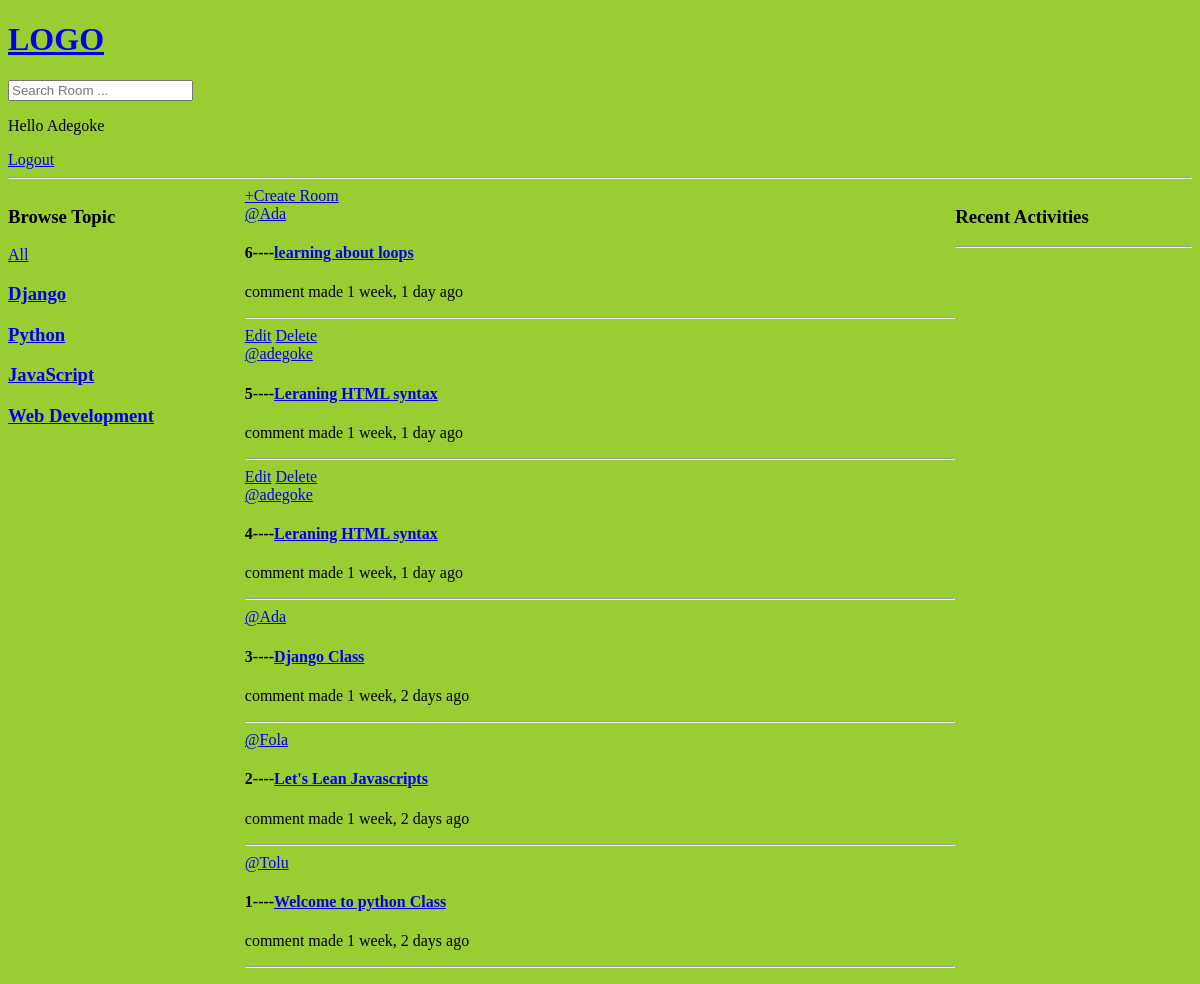
Before: / (signed in) with the older database file.
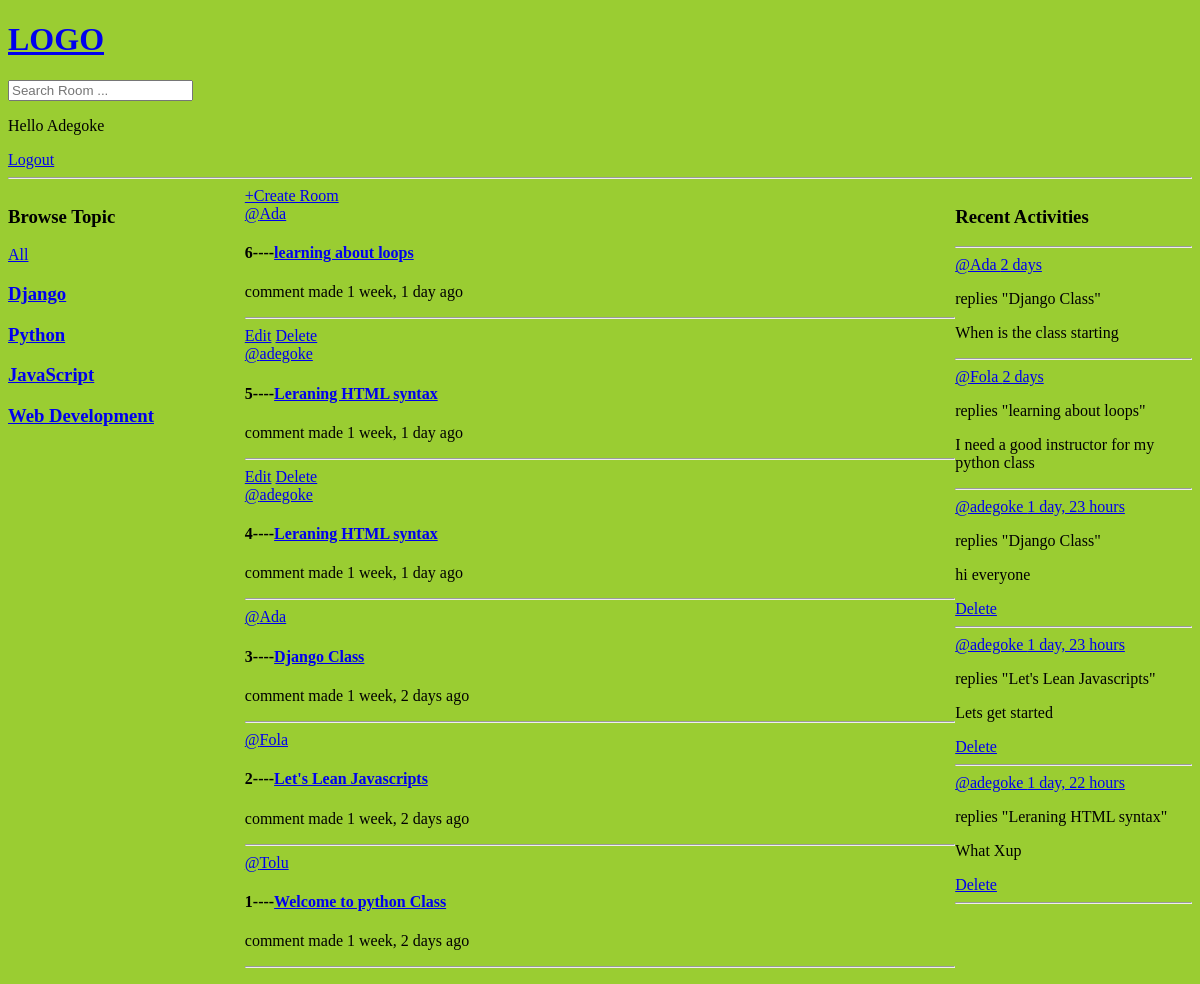
After: the same page with the newer database file.
### tunde/models.py (models this page shows, shortened)
class Topic(models.Model):
    name=models.CharField(max_length=200)

class Room(models.Model):
    host=models.ForeignKey(User,  on_delete=models.SET_NULL, null=True)
    topic=models.ForeignKey(Topic, on_delete=models.SET_NULL, null=True)
    name=models.CharField(max_length=300)
    description=models.TextField(blank=True)
    participants=models.ManyToManyField(User, related_name='participants', blank=True)
    created_date=models.DateTimeField(auto_now_add=True)
    updated_date=models.DateTimeField(auto_now=True)
    class Meta:
        ordering = ['-created_date', '-updated_date']
    def __str__(self):
        return self.name

class Message(models.Model):
    user=models.ForeignKey(User, on_delete=models.CASCADE)
    room=models.ForeignKey(Room, on_delete=models.CASCADE)
    body=models.TextField(blank=True)
    created_date=models.DateTimeField(auto_now_add=True)
    updated_date=models.DateTimeField(auto_now=True)

### tunde/views.py (the view)
# urls.py: 2. Add a URL to urlpatterns:  path('', views.home, name='home')
@login_required(login_url='login')
def home(request):
    q= request.GET.get('q') if request.GET.get('q') else ''
    rooms=Room.objects.filter(Q(topic__name__icontains=q)|
                              Q(name__icontains=q)|
                              Q(description__icontains=q))
    topics=Topic.objects.all()
    room_messages=Message.objects.filter(Q(room__topic__name__icontains=q))
    context={'rooms':rooms, 'topics':topics, 'room_messages':room_messages }
    return render(request, 'tunde/home.html', context)

### tunde/templates/tunde/home.html (shortened to what this page needs)
{% extends 'main.html' %}
{% block content %}
<div class="home-container">
    <div>
        {% include 'tunde/topics_component.html' %}
    </div>
    <div>
        <div>
         <div>
          <a href="{% url 'createRoom' %}">+Create Room</a>
         </div>
          {% include 'tunde/feeds_components.html' %}
        </div>
       </div>
       <div>
        <h3>Recent Activities</h3>
        <hr>
       {% include 'tunde/activity_component.html' %}
       </div>
</div>
{% endblock content %}

### tunde/templates/tunde/topics_component.html
<h3>Browse Topic</h3>
        <a href="{% url 'home' %}">All</a>
            {% for topic in topics  %}
               <h3><a href="{% url 'home' %}?q={{topic.name}}">{{topic.name}}</a></h3>
            {% endfor %}

### tunde/templates/tunde/feeds_components.html
{% for x  in rooms  %}
<div>
 {% if request.user == x.host %}
  <a href="{% url 'editRoom' x.id %}">Edit</a>
  <a href="{% url 'deleteRoom' x.id %}">Delete</a>
  {% endif %}
</div>
<a href="{% url 'profile' x.host.id %}">@{{x.host}}</a>
<h4>{{x.id}}----<a href="{% url 'room' x.id %}">{{x.name}}</a></h4>
<p> comment made {{x.created_date|timesince}} ago</p>
<hr>
{% endfor %}

### tunde/templates/tunde/activity_component.html
{% for x in room_messages  %}
<a href="{% url 'profile' x.user.id %}">@{{x.user}} {{x.created_date|timesince}}</a>
<p>replies "{{x.room}}"</p>
<p>{{x.body}}</p>
{% if request.user == x.user %}
<a href="{% url 'delete-message' x.id %}">Delete</a>
{% endif %}
<hr>
{% endfor %}

Changed rows visible on the page:
added Message: user "Ada", created_date "2 days", room "Django Class", body "When is the class starting"
added Message: user "Fola", created_date "2 days", room "learning about loops", body "I need a good instructor for my python class"
added Message: user "adegoke", created_date "1 day, 23 hours", room "Django Class", body "hi everyone", shows "Delete"
added Message: user "adegoke", created_date "1 day, 23 hours", room "Let's Lean Javascripts", body "Lets get started", shows "Delete"
added Message: user "adegoke", created_date "1 day, 22 hours", room "Leraning HTML syntax", body "What Xup", shows "Delete"
